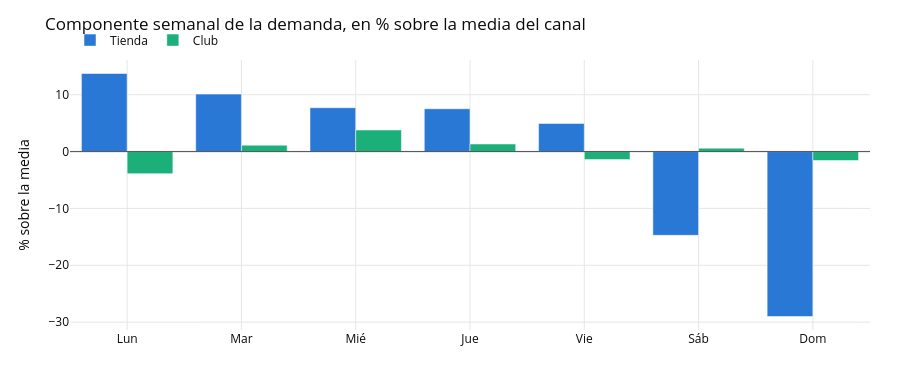

The notebook cell saved with this chart:
### Markdown cell above
**Hay dos regímenes de demanda, y sólo uno se ve en el agregado.**

Los diez sabores de base se comportan como un único producto repartido en diez etiquetas: todos hacen
techo en marzo y suelo en agosto, con una amplitud pico-valle del 47%. Es el ciclo del café —se
consume menos en verano— y es el que hereda el agregado.

Los dos de temporada son otra cosa. Calabaza multiplica por 3,5 su tendencia en octubre y cae a 0,29
en enero —**una amplitud de doce a uno**— y Jengibre, que concentra su año entre noviembre y enero,
llega a veintisiete a uno entre diciembre y septiembre. Juntos son el 9% del volumen, así que en la serie total son invisibles; pero son los que deciden el
calendario de compras, y son también los dos SKUs cuya previsión tiene que salir bien en dos meses
concretos del año o no sirve de nada.

Ésta es la razón de ser de una página a nivel de SKU: **el agregado no es una versión resumida de las
partes, es una mezcla que borra justo la parte que hay que planificar.**

### Code cell
# Estacionalidad semanal: aquí el grano diario sí existe en las dos mitades, y no se comportan igual.
shop_daily_total = ts.build_series(
    shop_units_adj.sum(axis=1).rename_axis("d").reset_index(name="units"), "d", "units",
    freq="D", start=CALENDAR[0], end=CALENDAR[-1])
club_daily_total = ts.build_series(
    club_units.sum(axis=1).rename_axis("d").reset_index(name="units"), "d", "units",
    freq="D", start=CALENDAR[0], end=CALENDAR[-1])

weekly = {}
for name, series in (("tienda", shop_daily_total), ("club", club_daily_total)):
    d = ts.mstl_decompose(series, periods=ts.infer_seasonal_periods(series))
    comp = d.seasonal[7]
    profile = comp.groupby(comp.index.dayofweek).mean() / series.mean() * 100
    weekly[name] = {"decomposition": d, "profile": profile}
    print(f"{name:7s} F_semanal={d.seasonal_strength[7]:.3f} "
          f"F_anual={d.seasonal_strength.get(365, float('nan')):.3f} "
          f"F_tendencia={d.trend_strength:.3f} media={series.mean():.1f} u/día")
    print("        " + "  ".join(f"{DAYS[i]} {profile.iloc[i]:+.0f}%" for i in range(7)))

fig = go.Figure()
for name, color in (("tienda", C_BLUE), ("club", C_AQUA)):
    fig.add_trace(go.Bar(x=DAYS, y=weekly[name]["profile"].to_numpy(),
                         name=name.capitalize(), marker_color=color))
fig.add_hline(y=0, line=dict(color=C_MUTED, width=1))
fig.update_layout(**{**PLOT_LAYOUT, "height": 380, "barmode": "group"},
                  title="Componente semanal de la demanda, en % sobre la media del canal",
                  yaxis_title="% sobre la media")
fig.show()

### Figure 1 — Plotly figure (JSON) as saved in the notebook; plotly's stock layout.template omitted (floating-point values rounded to 4 significant figures)
{"data": [{"marker": {"color": "#2a78d6"}, "name": "Tienda", "type": "bar", "x": ["Lun", "Mar", "Mié", "Jue", "Vie", "Sáb", "Dom"], "y": [13.73, 10.11, 7.716, 7.528, 4.947, -14.73, -29.01]}, {"marker": {"color": "#1baf7a"}, "name": "Club", "type": "bar", "x": ["Lun", "Mar", "Mié", "Jue", "Vie", "Sáb", "Dom"], "y": [-3.887, 1.125, 3.794, 1.329, -1.413, 0.6041, -1.574]}], "layout": {"barmode": "group", "font": {"color": "#0b0b0b", "size": 12}, "height": 380, "hovermode": "x unified", "legend": {"orientation": "h", "x": 0, "y": 1.02, "yanchor": "bottom"}, "margin": {"b": 50, "l": 70, "r": 30, "t": 60}, "shapes": [{"line": {"color": "#52514e", "width": 1}, "type": "line", "x0": 0, "x1": 1, "xref": "x domain", "y0": 0, "y1": 0, "yref": "y"}], "title": {"text": "Componente semanal de la demanda, en % sobre la media del canal"}, "xaxis": {"gridcolor": "#e6e6e3"}, "yaxis": {"gridcolor": "#e6e6e3", "title": {"text": "% sobre la media"}}}}
